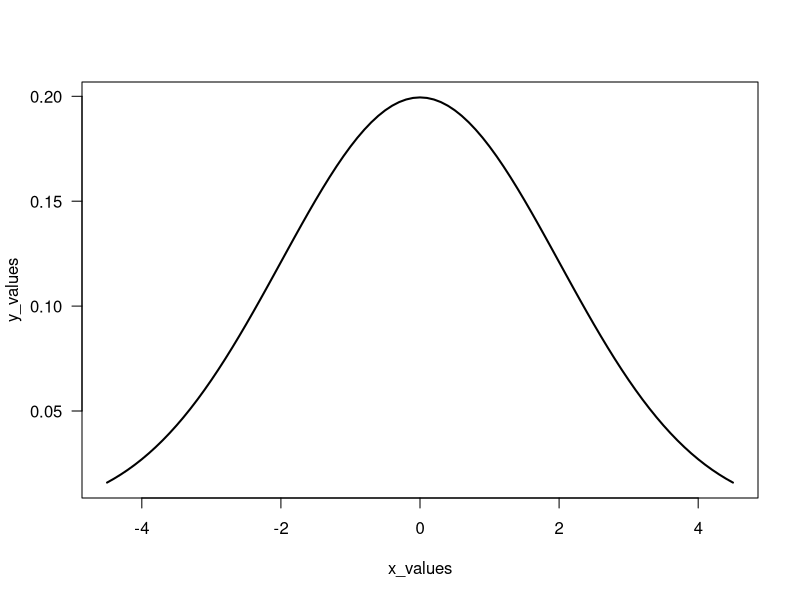
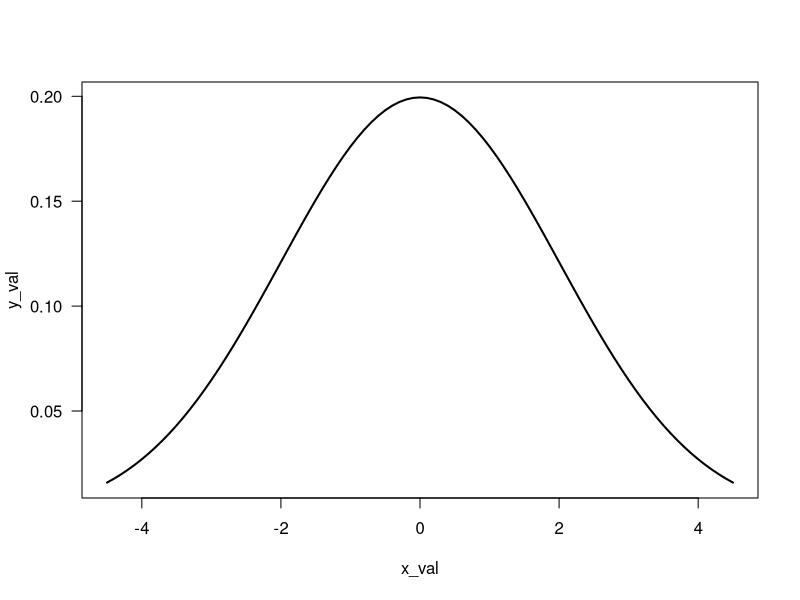
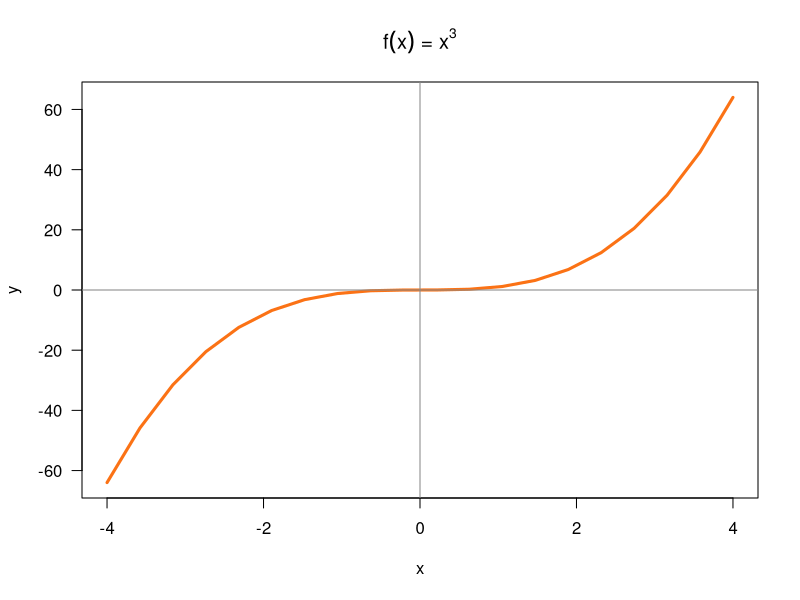
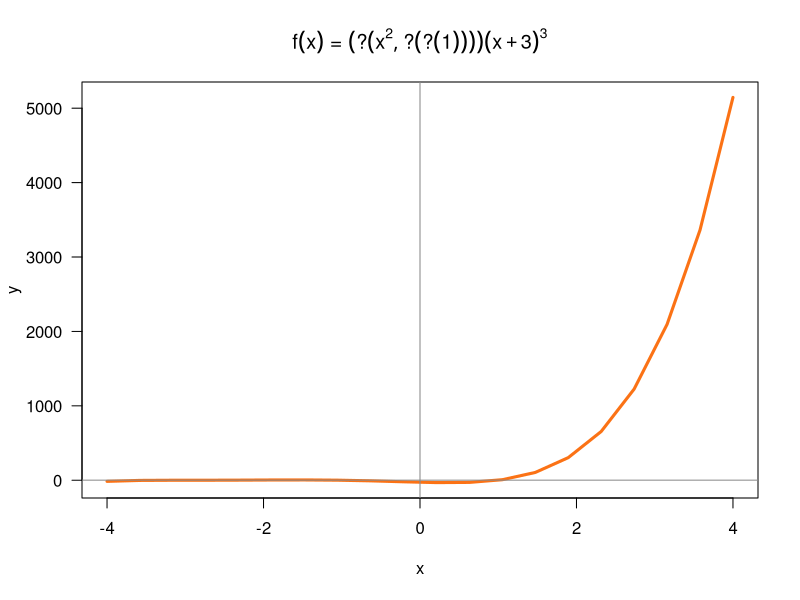
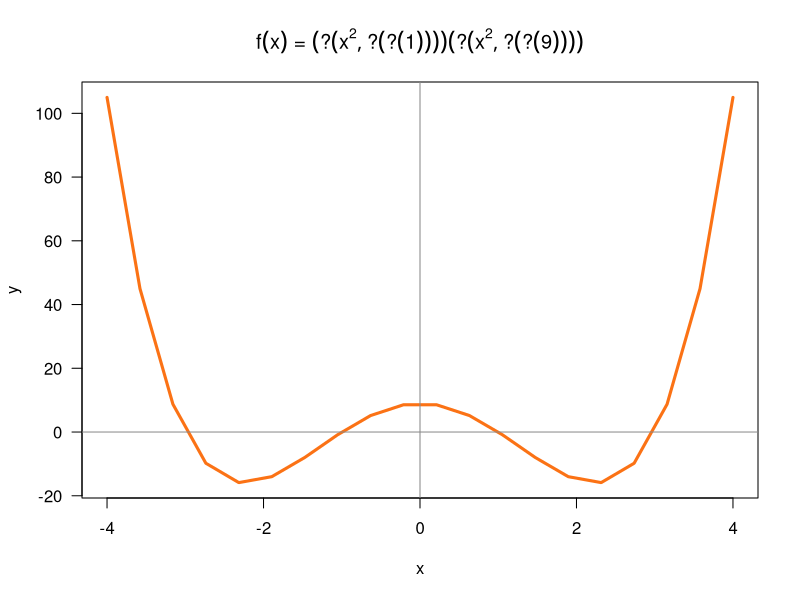

Write the R code that produced these figures, in order.
## ---- chunk 1
knitr::opts_chunk$set(echo = TRUE)
## ---- chunk 2
# your function f()
f <- function(x){
  z <- x ^ 2
  return(z)
}

# your function g()
g <- function(x){
  z <- 2 * x + 5
  return(z)
}
## ---- chunk 3
f(2)
f(-5)

g(0)
g(-5/2)
## ---- chunk 4
# your function fog()
fog <- function(x){
  z <- f(g(x))
  return(z)
}

# your function gof()
gof <- function(x){
  z <- g(f(x))
  return(z)
}
## ---- chunk 5
fog(2)
fog(-5)

gof(0)
gof(-5/2)
## ---- chunk 6
# your pythagoras() function
pythagoras <- function(a, b){
  c <- sqrt(a ^ 2 + b ^ 2)
  return(c)
}
## ---- chunk 7
# your test
pythagoras(3, 4)
## ---- chunk 8
pythagoras <- function(a){
  c <- sqrt(2 * a ^ 2)
  return(c)
}

# your test
pythagoras(5)
## ---- chunk 9
miles2kms <- function(x = 1) {
  # fill in
  z <- 1.6 * x
  return(z)
}
## ---- chunk 10
mile <- c(seq(1,10), seq(20,100, by = 10))
miels2kms.talbe <- data.frame(
  miles = mile,
  kms = miles2kms(mile)
)
miels2kms.talbe
## ---- chunk 11
# your gallons2liters() function
gallons2liters <- function(x = 1){
  z <- x * 3.78541
  return(z)
}
## ---- chunk 12
# your liters2gallons() function
liters2gallons <- function(x = 1){
  z <- x / gallons2liters()
  return(z)
}
## ---- chunk 13
liter <- c(seq(1,10) , seq(20, 100, by = 10))
data.frame(
  liters = liter,
  gallons = liters2gallons(liter)
)
## ---- chunk 14
seconds2years <- function(x){
  z <- x / (3600 * 24 * 365)
  return(z)
}

seconds2years(1000000000)
## ---- chunk 15
gaussian <- function(x, m, s){
  g <- (1 / (s * sqrt(2 * pi))) * exp((- 1/2) * ((x - m) / s) ^ 2)
  return(g)
}

gaussian(1, 0, 2)

## ---- chunk 16
# compare with dnorm()
dnorm(x = 1, mean = 0, sd = 2)
## ---- chunk 17
# you should get a plot like this one
x_values <- seq(from = -4.5, to = 4.5, by = 0.1)
y_values <- dnorm(x_values, mean = 0, sd = 2)
plot(x_values, y_values, las = 1, type = "l", lwd = 2)

# your code
x_val <- seq(-4.5, 4.5, by = 0.1)
y_val <- gaussian(x_val, 0, 2)
plot(x_val, y_val, las = 1, type = "l", lwd = 2)
## ---- chunk 18
f1 <- function(x){
  z <- x ^ 3
  return(z)
}

# set of points
x <- seq(-4, 4, length.out = 20)
y <- f1(x)

# graph polynomial
plot(x, y, type = 'l', lwd = 3, col = "#FB7215", las = 1)
abline(h = 0, v = 0, col = '#888888aa', lwd = 1.5)
title(main = expression(paste(f(x), ' = ', x^3)))
## ---- chunk 19
f2 <- function(x){
  z <- (x ^ 2 - 1) * (x + 3) ^ 3
  return(z)
}

# set of points
x <- seq(-4, 4, length.out = 20)
y <- f2(x)

# graph polynomial
plot(x, y, type = 'l', lwd = 3, col = "#FB7215", las = 1)
abline(h = 0, v = 0, col = '#888888aa', lwd = 1.5)
title(main = expression(paste(f(x), ' = ', (x^2 ??? 1), (x + 3)^3)))
## ---- chunk 20
f3 <- function(x){
  z <- (x ^ 2 - 1) * (x ^ 2 - 9)
  return(z)
}

# set of points
x <- seq(-4, 4, length.out = 20)
y <- f3(x)

# graph polynomial
plot(x, y, type = 'l', lwd = 3, col = "#FB7215", las = 1)
abline(h = 0, v = 0, col = '#888888aa', lwd = 1.5)
title(main = expression(paste(f(x), ' = ', (x^2 ??? 1), (x^2 ??? 9))))
## ---- chunk 21
# your descriptive() function
descriptive <- function(x) {
  # fill in
  stat <- vector(
    min = min(x),
    q1 = quantile(x, 0.25),
    median = median(x),
    mean = mean(x),
    q3 = quantile(x, 0.75),
    max = max(x),
    range = range(x),
    iqr = q3 - q1,
    sd = sd(x)
  )
}

## ---- chunk 22
combinations <- function(n, k){
  z <- factorial(n) / (factorial(k) * factorial(n - k))
  return(z)
}

# you should be able to call combinations() like this
combinations(n = 5, k = 2)
## ---- chunk 23
binom_prob <- function(n, k, prob){
  z <- combinations(n, k) * (prob ^ k) * ((1 - prob) ^ (n - k))
  return(z)
}

# probability of getting 2 successes in 5 trials
# (assuming prob of success = 0.5)
binom_prob(n = 5, k = 2, prob = 0.5)
## ---- chunk 24
binom_prob(n = 5, k = 4, prob = 0.35) + binom_prob(n = 5, k = 5, prob = 0.35)
## ---- chunk 25
binom_prob(n = 10, k = 3, prob = (1/6))
## ---- chunk 26
z <- 100*pi
# Fill in the following if-else statements. You may (or may not) 
# have to add or subtract else if or else statements.
if (z > 100) { # Replace TRUE with a condition.
  z = 100
} else if (z < 0) { # Replace TRUE with a condition.
  z = 0
} else {
  z
}

z
## ---- chunk 27
y <- 0 # Change this value!

if (y > 0) {
  print("positive")
} else if (y < 0) {
  print("negative")
} else {
  print("zero?")
}
## ---- chunk 28
is_even <- function(x){
  if(is.numeric(x)){
    return(x %% 2 == 0)
  }
  else{
    return(NA)
  }
}

# even number
is_even(10)

# odd number
is_even(33)

# not a number
is_even('a')
## ---- chunk 29
is_odd <- function(x){
  if(is.numeric(x)){
    return(!is_even(x))
  }else{
    return(NA)
  }
}

# odd number
is_odd(1)

# even number
is_odd(4)

# not a number
is_odd('a')
## ---- chunk 30
grade <- function(score){
  if(score >= 90 & score <= 100){
    print("grade A")
  }else if(score >= 80){
    print("grade B")
  }else if(score >= 70){
    print("grade C")
  }else if(score >= 60){
    print("grade D")
  }else{
    print("grade F")
  }
}

## ---- chunk 31
# grade "A"
grade(score = 90)

# grade "B"
grade(score = 89.9999)

# grade "C"
grade(score = 70.0000001)

# grade "F"
grade(score = 50)
## ---- chunk 32
grade <- function(score){
  if(score > 100 | score < 0){
    stop("score must be a number between 0 and 100")
  }
  
  if(score >= 90 & score <= 100){
    print("grade A")
  }else if(score >= 80){
    print("grade B")
  }else if(score >= 70){
    print("grade C")
  }else if(score >= 60){
    print("grade D")
  }else{
    print("grade F")
  }
}
## ---- chunk 33
miles2inches <- function(x = 1){
  z <- x * 63360
  return(z)
}

miles2feet <- function(x = 1){
  z <- x * 5280
  return(z)
}

miles2yards <- function(x = 1){
  z <- x * 1760
  return(z)
}

miles2meters <- function(x = 1){
  z <- x  / 0.00062137
  return(z)
}

miles2inches(2)
miles2feet(2)
miles2yards(2)
miles2meters(2)
miles2kms(2)
## ---- chunk 34
convert <- function(mi, to = "km"){
  switch(to,
         "km" = miles2kms(mi),
         "in" = miles2inches(mi),
         "ft" = miles2feet(mi),
         "yd" = miles2yards(mi),
         "m" = miles2meters(mi))
}

#Test convert() with:
convert(3, "in")
convert(3, "ft")
convert(3, "yd")
convert(3, "m")
convert(3, "km")
